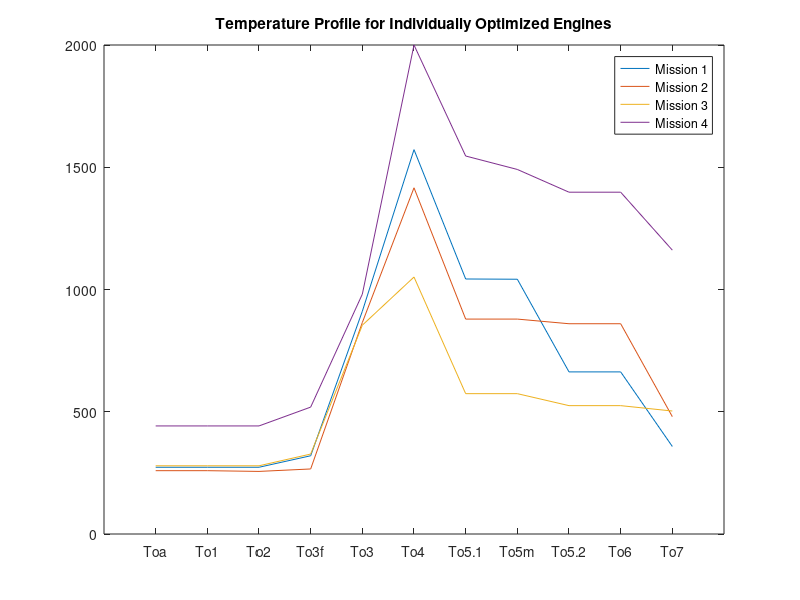
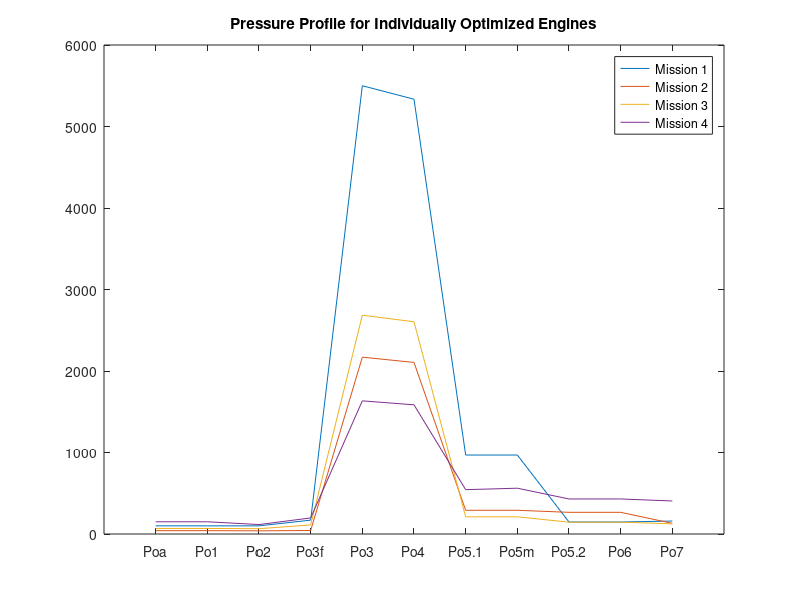
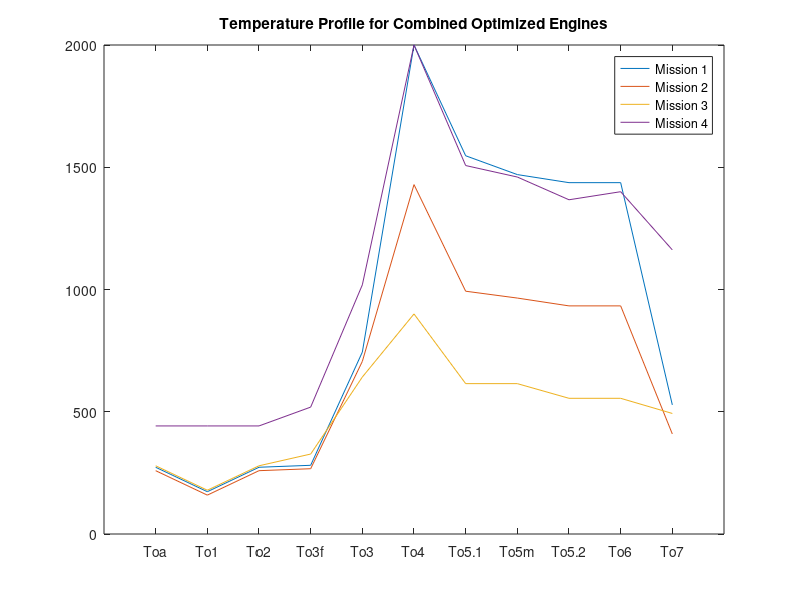
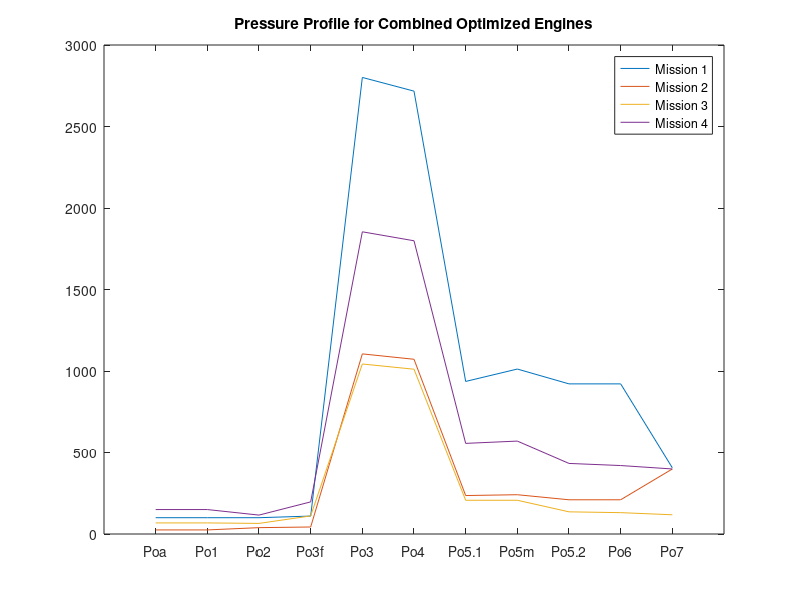

Source code (MATLAB) for these figures, in order:

T=[273,273,273,320,911,1572,1043,1042,663,663,358;...
259,259,256,266,865,1416,879,879,860,860,480;...
279,279,279,327,854,1051,574,574,525,525,503;...
442,442,442,519,981,2000,1546,1491,1398,1398,1161];

P=[100,100,100,170,5500,5335,969,969,147,147,159;...
41,41,39,43,2170,2105,291,291,266,266,131;...
68,68,65,111,2685,2604,211,211,145,145,125;...
150,150,116,197,1634,1585,544,562,430,430,405];

T2=[273,173,273,281,744,2000,1547,1470,1437,1437,528;...
259,159,259,267,706,1429,993,965,933,933,409;...
279,179,279,327,642,900,615,615,555,555,493;...
442,442,442,519,1019,2000,1507,1460,1367,1400,1162];

P2=[100,100,100,110,2801,2717,936,1012,921,921,406;...
    25,25,39,43,1105,1072,236,241,210,210,399;...
    68,68,65,111,1043,1011,207,207,136,131,118;...
    150,150,116,197,1854,1799,556,570,433,420,399];
%% Plot Temperatures individual parameters
figure
plot([1:11],T(1,:),[1:11],T(2,:),[1:11],T(3,:),[1:11],T(4,:));
xticks([1:11]);
xticklabels({'Toa','To1','To2','To3f','To3','To4','To5.1','To5m','To5.2','To6','To7'});
title('Temperature Profile for Individually Optimized Engines');
legend('Mission 1','Mission 2', 'Mission 3', 'Mission 4');
set(gcf, 'Position',  [100, 100, 900, 400])

%% Plot Pressures individual parameters
figure
plot([1:11],P(1,:),[1:11],P(2,:),[1:11],P(3,:),[1:11],P(4,:));
xticks([1:11]);
xticklabels({'Poa','Po1','Po2','Po3f','Po3','Po4','Po5.1','Po5m','Po5.2','Po6','Po7'});
title('Pressure Profile for Individually Optimized Engines');
legend('Mission 1','Mission 2', 'Mission 3', 'Mission 4');
set(gcf, 'Position',  [100, 100, 900, 400])

%% Plot Temperatures combined parameters
figure
plot([1:11],T2(1,:),[1:11],T2(2,:),[1:11],T2(3,:),[1:11],T2(4,:));
xticks([1:11]);
xticklabels({'Toa','To1','To2','To3f','To3','To4','To5.1','To5m','To5.2','To6','To7'});
title('Temperature Profile for Combined Optimized Engines');
legend('Mission 1','Mission 2', 'Mission 3', 'Mission 4');
set(gcf, 'Position',  [100, 100, 900, 400])

%% Plot Pressures combined parameters
figure
plot([1:11],P2(1,:),[1:11],P2(2,:),[1:11],P2(3,:),[1:11],P2(4,:));
xticks([1:11]);
xticklabels({'Poa','Po1','Po2','Po3f','Po3','Po4','Po5.1','Po5m','Po5.2','Po6','Po7'});
title('Pressure Profile for Combined Optimized Engines');
legend('Mission 1','Mission 2', 'Mission 3', 'Mission 4');
set(gcf, 'Position',  [100, 100, 900, 400])